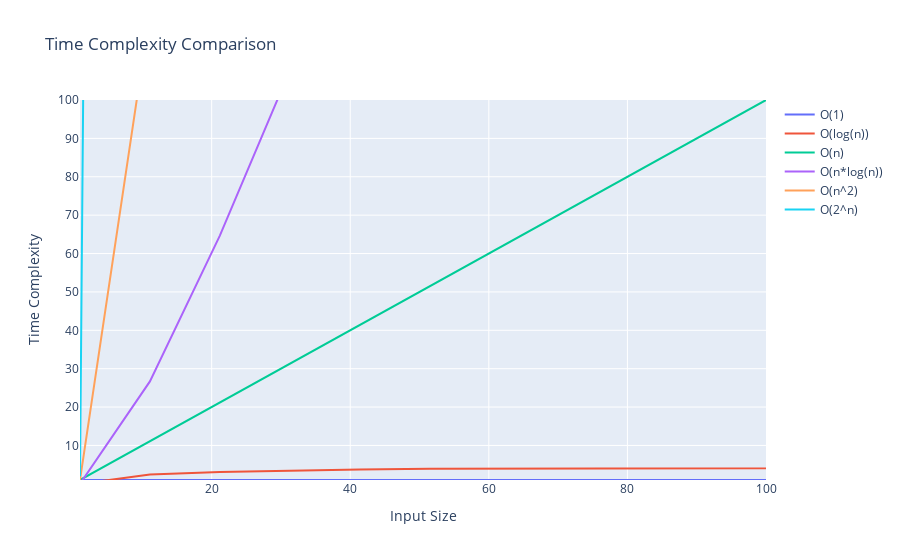

Notebook source saved alongside this figure:
### Code cell
import plotly.graph_objects as go
import numpy as np
import math

# Input size
x = np.linspace(1, 1000, 100)

# Time complexities
y1 = np.ones_like(x)  # O(1)
y2 = np.log(x)  # O(n)
y3 = x  # O(log(n))
y4 = x * np.log(x)  # O(n*log(n))
y5 = x**2  # O(n^2)
y6 = 2**x  # O(2^n)
# y7 = [math.factorial(int(n)) for n in x]  # O(n!)

# Create traces
trace1 = go.Scatter(x=x, y=y1, mode='lines', name='O(1)')
trace2 = go.Scatter(x=x, y=y2, mode='lines', name='O(log(n))')
trace3 = go.Scatter(x=x, y=y3, mode='lines', name='O(n)')
trace4 = go.Scatter(x=x, y=y4, mode='lines', name='O(n*log(n))')
trace5 = go.Scatter(x=x, y=y5, mode='lines', name='O(n^2)')
trace6 = go.Scatter(x=x, y=y6, mode='lines', name='O(2^n)')
# trace7 = go.Scatter(x=x, y=y7, mode='lines', name='O(n!)')

# Layout
layout = go.Layout(
    title='Time Complexity Comparison',
    xaxis=dict(title='Input Size', range=[1, 100]),  # Set the x-axis range to [1, 1000]
    yaxis=dict(title='Time Complexity', range=[1, 100]),  # Set the y-axis range to [1, 1000]
)

# Create figure and add traces
fig = go.Figure(data=[trace1, trace2, trace3, trace4, trace5, trace6], layout=layout)

# Show the figure
fig.show()
